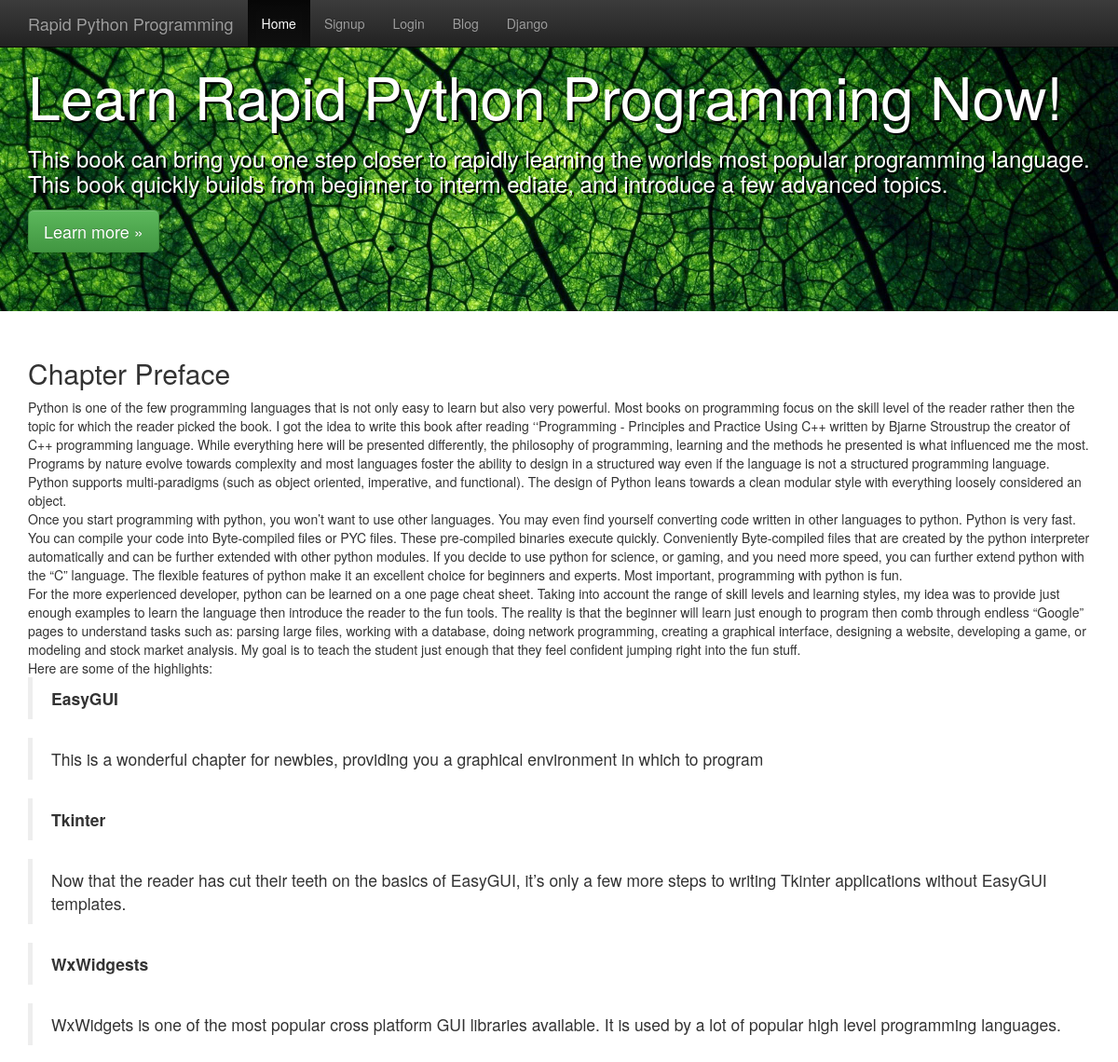
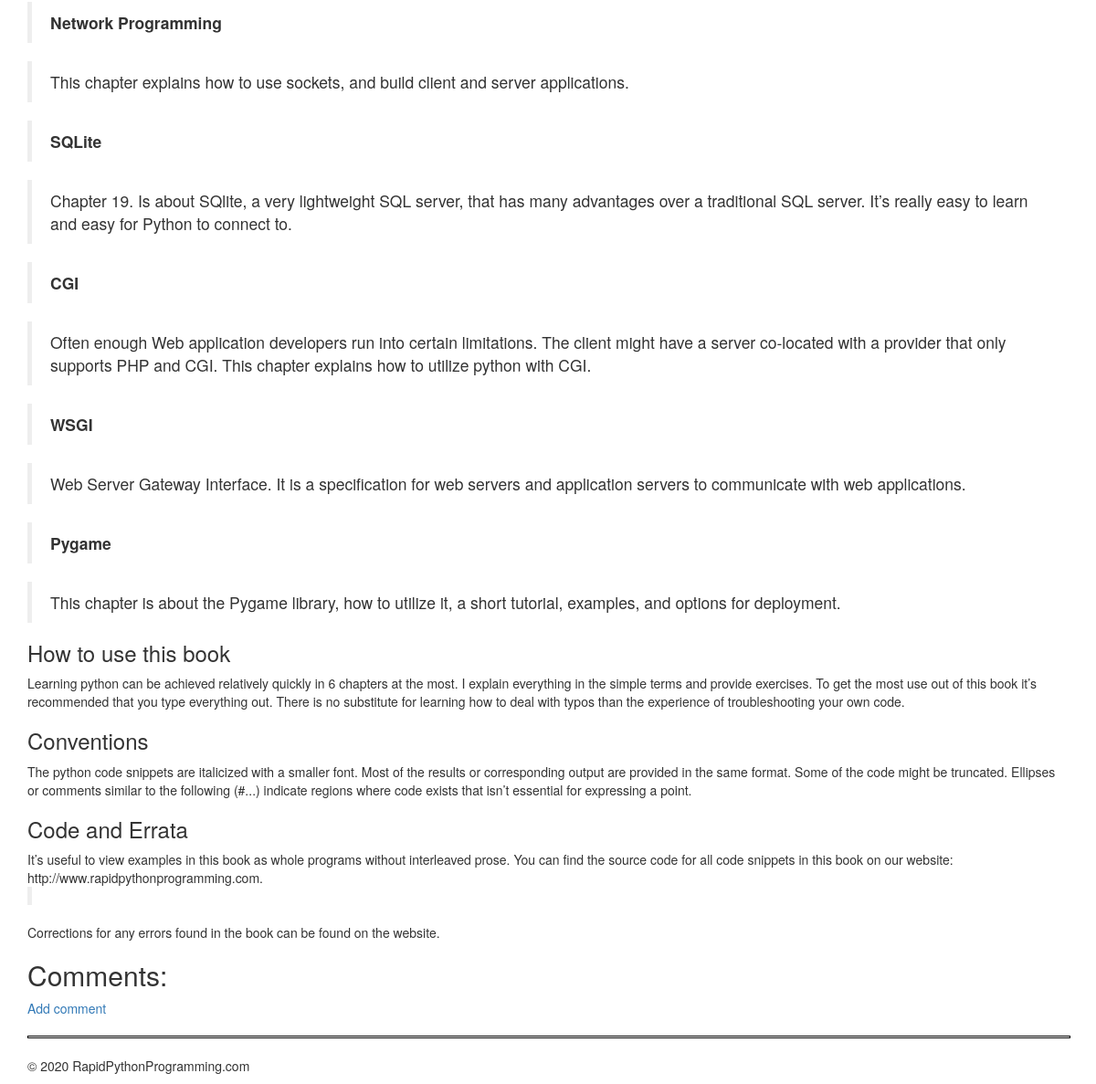
Screenshot of /book/1/ with the database file from the repository (2 pictures, top to bottom).
### book/models.py (models this page shows, shortened)
class Book(models.Model):
    chapter = models.CharField(max_length=180)
    body = models.TextField()

### book/views.py (the view)
# urls.py: url(r'^(?P<pk>\d+)/$',BookDetailView.as_view(), name='book-detail'),
class BookDetailView(DetailView):
	model = Book

### book/templates/book/book_detail.html (shortened to what this page needs)
{% extends 'base.html' %}
{% block content %}
<h2>{{ book.chapter}}</h2>
<p>{{ book.body|safe }}</p>
<h2>Comments:</h2>
<p><a href="/book/{{ book.id }}/comment/">Add comment</a>
{% endblock %}

### templates/base.html (shortened to what this page needs)
{% load static %}
<!DOCTYPE html>
<html lang="en">
  <head>
<link rel="stylesheet" href="https://maxcdn.bootstrapcdn.com/bootstrap/3.3.7/css/bootstrap.min.css">
<link rel="stylesheet" href="https://maxcdn.bootstrapcdn.com/bootstrap/3.3.7/css/bootstrap-theme.min.css">
<link rel="stylesheet" href="{% static "leaf.css" %}">
  </head>
  <body>
<nav class="navbar navbar-inverse navbar-fixed-top">
      <div class="container">
        <div class="navbar-header">
          <a class="navbar-brand" href="/">Rapid Python Programming</a>
        </div>
        <div id="navbar" class="collapse navbar-collapse">
          <ul class="nav navbar-nav">
            <li class="active"><a href="/pages/home/">Home</a></li>
            <li><a href="/signup/">Signup</a></li>
            <li><a href="/accounts/login/">Login</a></li>
            <li><a href="/blog/">Blog</a></li>
            <li><a href="/pages/django">Django</a></li>
          </ul>
        </div>
      </div>
    </nav>
    <div class="jumbotron">
      <div class="container">
       <h1 style="color:white;text-shadow: 2px 2px #000000;">Learn Rapid Python Programming Now!</h1>
<h3 style="color:white;text-shadow: 2px 2px #000000;">This book can bring you one step closer to rapidly
 learning the worlds most popular programming language. This book quickly builds from beginner to interm
ediate, and introduce a few advanced topics.</h3>
<p>
          <p><a class="btn btn-lg btn-success" href="/pages/book">Learn more &raquo;</a></p>
      </div>
    </div>
    <div class="container">
      <div class="starter-template">
	{% block content %}
	{% endblock %}
      </div>
    </div>
<hr style="background-colr:black;display:block;width:100%;height:1px;border: solid 1px black;">
      <footer>
        <p>&copy; 2020 RapidPythonProgramming.com</p>
      </footer>
  </body>
</html>

### static/leaf.css (style rules this page uses)
.jumbotron { background-image: url(/static/leaves_texture4971.jpg); background-size: cover; height: 100%; }

### rows the page displays
Book: chapter "Chapter Preface", body "Python is one of the few programming languages that is not only easy to learn but also very powerful. Most books on programming focus on the skill level of the reader rather then the topic for which the reader picked the book. I got the idea to write this book after reading ‘‘Programming - Principles and Practice Using C++ written by Bjarne Stroustrup the creator of C++ programming language. While everything here will be presented differently, the philosophy of programming, learning and the methods he presented is what influenced me the most. Programs by nature evolve towards complexity and most languages foster the ability to design in a structured way even if the language is not a…"
